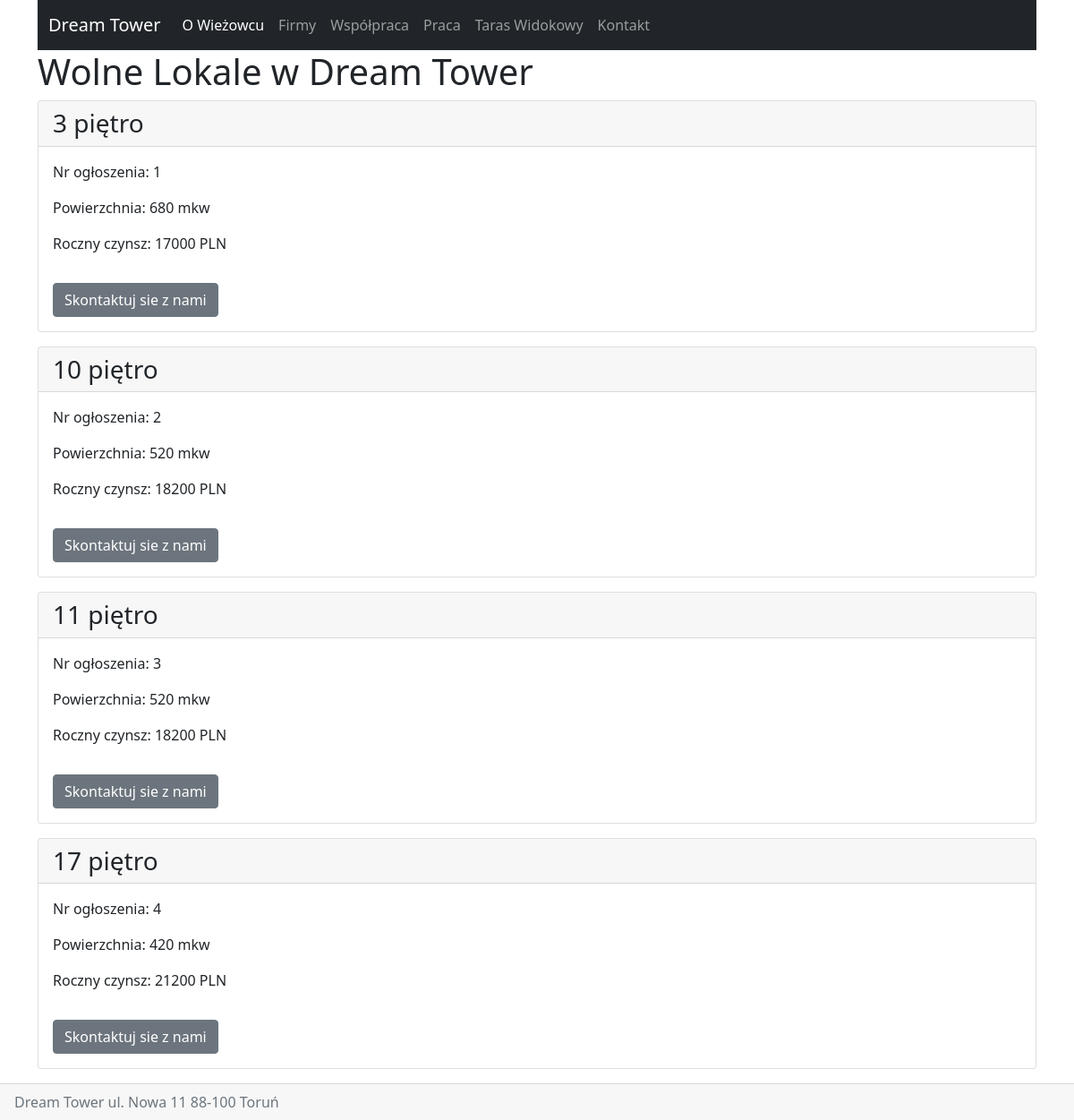
/oferty, run on the app's committed database.
### main.py (models this page shows, shortened)
class Business(db.Model):
    id=db.Column(db.Integer,primary_key=True)
    floor= db.Column(db.Integer, nullable=False)
    number_id = db.Column(db.Integer,unique=True, nullable=False)
    surface = db.Column(db.Integer, nullable=False)
    rent = db.Column(db.Integer, nullable=False)

### main.py (the view)
@app.route('/oferty')
def oferty():
    lokale=Business.query.all()
    return render_template('oferty.html',title='Oferty',lokale=lokale)

### templates/oferty.html
{% extends "base.html" %}
{% block content%}
    <h1>Wolne Lokale w Dream Tower</h1>
    {% for lokal in lokale %}
        <div class="card mb-3">
          <h3 class="card-header">{{ lokal.floor }} piętro</h3>
          <div class="card-body">
                    <p class="card-text">Nr ogłoszenia: {{lokal.number_id}}</p>
                    <p class="card-text">Powierzchnia: {{lokal.surface}} mkw</p>
                    <p class="card-text">Roczny czynsz: {{lokal.rent}} PLN</p>
          </div>
          <div class="card-body">
              <a href="/kontakt"><button type="button" class="btn btn-secondary">Skontaktuj sie z nami</button></a>
          </div>
        </div>
    {% endfor %}
{% endblock content %}

### templates/base.html (shortened to what this page needs)
<!doctype html>
<html lang="pl">
<head>
    <link href="static/bootstrap.css" rel="stylesheet" type="text/css">
    <link href="https://cdn.jsdelivr.net/npm/bootstrap@5.1.0/dist/css/bootstrap.min.css" rel="stylesheet">
</head>
<body>
    <div class="container">
        <nav class="navbar navbar-expand-lg navbar-dark bg-dark">
  <div class="container-fluid">
    <a class="navbar-brand" href="/">Dream Tower</a>
    <div class="collapse navbar-collapse" id="navbarColor02">
      <ul class="navbar-nav me-auto">
        <li class="nav-item">
          <a class="nav-link active" href="/opis">O Wieżowcu
          </a>
        </li>
        <li class="nav-item">
          <a class="nav-link" href="/firmy">Firmy</a>
        </li>
        <li class="nav-item">
          <a class="nav-link" href="/oferty">Współpraca</a>
        </li>
          <li class="nav-item">
          <a class="nav-link" href="/praca">Praca</a>
        </li>
          <li class="nav-item">
          <a class="nav-link" href="/taras">Taras Widokowy</a>
        </li>
        <li class="nav-item">
          <a class="nav-link" href="/kontakt">Kontakt</a>
        </li>
      </ul>
    </div>
  </div>
</nav>
        {% block content %}
        {% endblock %}
    </div>
<div class="card-footer text-muted" >Dream Tower ul. Nowa 11 88-100 Toruń</div>
</body>
</html>

### data on the page
Business: floor "3", number_id "1", surface "680", rent "17000"
Business: floor "10", number_id "2", surface "520", rent "18200"
Business: floor "11", number_id "3", surface "520", rent "18200"
Business: floor "17", number_id "4", surface "420", rent "21200"
